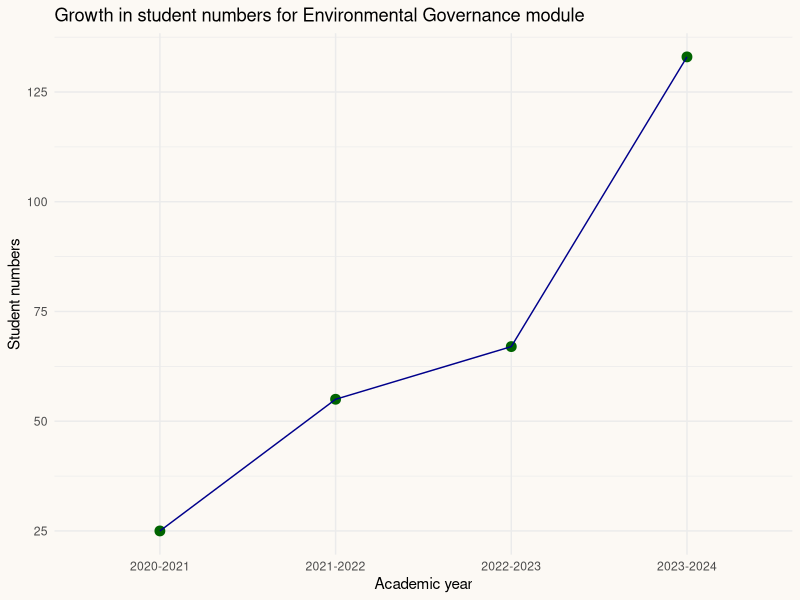

Write the R code that produced this figure.
## ---- chunk 1

library(ggplot2)
library(grid)
envgov_students_growth <- data.frame(year = c("2020-2021", "2021-2022", "2022-2023", "2023-2024"), student_numbers = c(25, 55, 67, 133))

envgov_students_growth$year = factor(envgov_students_growth$year, levels=sort(unique(envgov_students_growth$year)), ordered=TRUE)

p2 <- ggplot(envgov_students_growth, aes(x = year, y = student_numbers)) +
  geom_point(size = 3, color = 'darkgreen') +
  geom_line(aes(group=1), color = 'darkblue') +
  ggtitle("Growth in student numbers for Environmental Governance module") +
  xlab("Academic year") + ylab("Student numbers") +
  scale_y_continuous(breaks = c(0, 25, 50, 75, 100, 125, 150)) +
  theme_minimal()
# to change the whole background behind the plot
cowplot::ggdraw(p2) + 
  theme(plot.background = element_rect(fill="#fcf9f4", color = NA))


